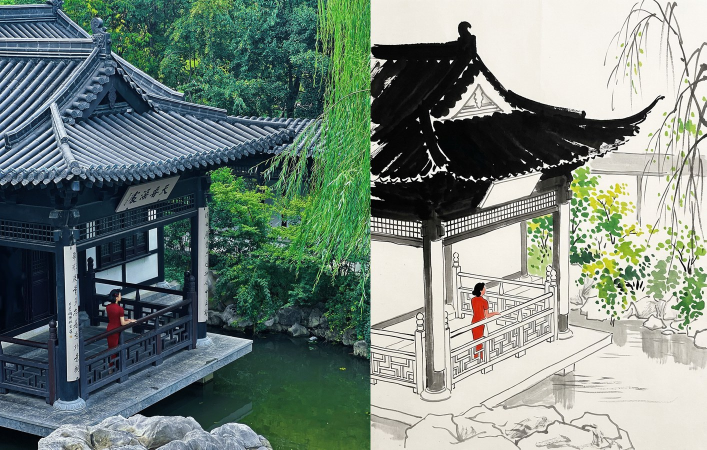
#> input picture skills/wgz-ink-painting/content/assets/examples/01-pavilion-compare.jpg, 1413 x 900 px (shown at 1/2 size)
$ python image_to_ascii.py ../../../wgz-ink-painting/content/assets/examples/01-pavilion-compare.jpg
#> lines starting #> are read from the running program, lines starting #| are printed output that depends on the picture
#!/usr/bin/env python3
"""
图片转ASCII艺术转换器
Image to ASCII Art Converter

使用方法：
python image_to_ascii.py <image_path> [--width 120] [--invert] [--output output.txt]
"""

import sys
from PIL import Image
import argparse


def load_image(image_path):
    """加载图片文件"""
    try:
        img = Image.open(image_path)
#> img is the input picture: PIL image 1413x900 RGB; mean R, G, B 118.7, 133.5, 125.3
        return img
    except Exception as e:
        print(f"错误：无法加载图片 {image_path}: {e}")
        sys.exit(1)


def resize_image(img, width=120):
    """调整图片大小以适应ASCII输出"""
#> called with width = 120
    # 字符的高宽比约为 2:1（字符高度约为宽度的2倍）
    aspect_ratio = 2.0
    new_height = int(width / aspect_ratio * (img.height / img.width))
#> new_height = 38
    resized = img.resize((width, new_height))
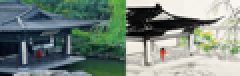
#> resized: PIL image 120x38 RGB (shown 2 times larger); mean R, G, B 118.7, 133.5, 125.3
    return resized


def grayscale(img):
    """将图片转换为灰度图"""
    return img.convert('L')
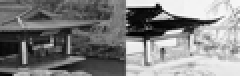
#> returned value: PIL image 120x38 L (shown 2 times larger); min 0, max 253, mean 128.1


def get_ascii_chars(invert=False):
    """获取ASCII字符序列"""
    # 从暗到亮的字符序列
    chars = '@%#*+=-:. '
    if invert:
        chars = chars[::-1]  # 反转
    return chars


def pixel_to_ascii(pixel_value, chars):
    """将像素灰度值转换为ASCII字符"""
    # 将0-255的灰度值映射到字符序列
    index = int(pixel_value / 256 * len(chars))
    # 确保索引在有效范围内
    index = max(0, min(index, len(chars) - 1))
    return chars[index]


def image_to_ascii(img, width=120, invert=False):
    """将图片转换为ASCII艺术"""
    # 调整大小
    img = resize_image(img, width)

    # 转换为灰度图
    img = grayscale(img)

    # 获取ASCII字符
    chars = get_ascii_chars(invert)

    # 转换为ASCII
    ascii_art = []
    pixels = img.getdata()

    for i, pixel in enumerate(pixels):
        char = pixel_to_ascii(pixel, chars)
        ascii_art.append(char)

        # 每行结束添加换行符
        if (i + 1) % width == 0:
            ascii_art.append('\n')
#> this loop made 4560 passes
#> (pixel, index in pixel_to_ascii, char) on passes 1 to 3: (126, 4, '+'), (120, 4, '+'), (117, 4, '+')
#> after the loop, ascii_art = 4598 items, first 6: '+', '+', '+', '+', '+', '+'

    return ''.join(ascii_art)


def save_to_file(ascii_art, output_path):
    """将ASCII艺术保存到文件"""
    with open(output_path, 'w', encoding='utf-8') as f:
        f.write(ascii_art)
    print(f"ASCII艺术已保存到: {output_path}")


def main():
    parser = argparse.ArgumentParser(description='将图片转换为ASCII艺术')
    parser.add_argument('image_path', help='输入图片路径')
    parser.add_argument('--width', type=int, default=120, help='ASCII输出的字符宽度（默认120）')
    parser.add_argument('--invert', action='store_true', help='反转字符映射')
    parser.add_argument('--output', '-o', help='输出文件路径（可选）')

    args = parser.parse_args()

    # 加载图片
    img = load_image(args.image_path)

    # 转换为ASCII艺术
    ascii_art = image_to_ascii(img, width=args.width, invert=args.invert)

    # 输出结果
    if args.output:
        save_to_file(ascii_art, args.output)
    else:
        print(ascii_art)


if __name__ == '__main__':
    main()

$ run again, on skills/wgz-ink-painting/content/assets/examples/01-pavilion-original.jpg
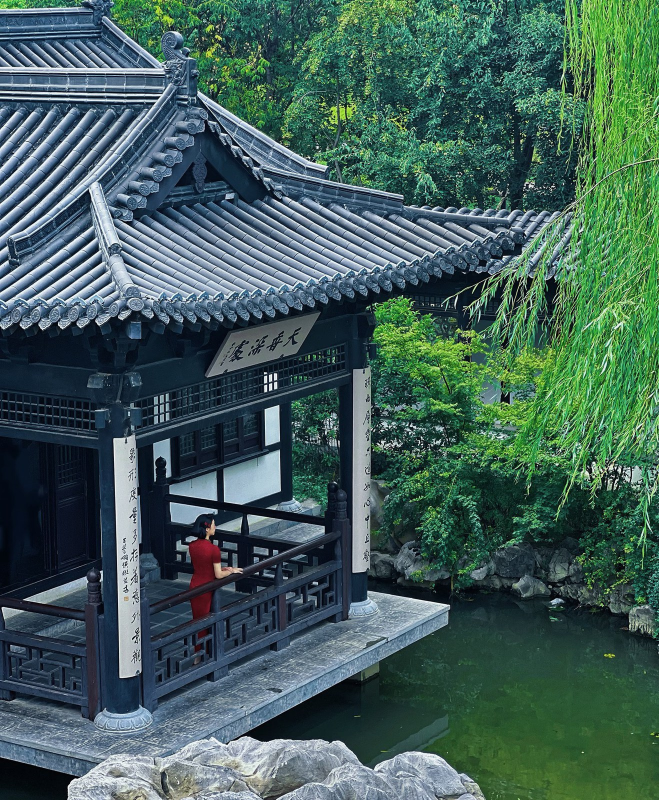
#> input picture skills/wgz-ink-painting/content/assets/examples/01-pavilion-original.jpg, 1318 x 1600 px (shown at 1/2 size)
#> in load_image, img is the input picture: PIL image 1318x1600 RGB; mean R, G, B 66.1, 95.2, 89.7
#> in resize_image, `resized = img.resize((width, new_height))`:
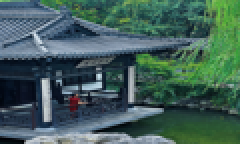
#> resized: PIL image 120x72 RGB (shown 2 times larger); mean R, G, B 66.1, 95.2, 89.7
#> in grayscale, `return img.convert('L')`:
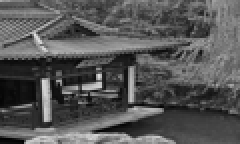
#> returned value: PIL image 120x72 L (shown 2 times larger); min 0, max 226, mean 85.9
#> the loop in image_to_ascii, `for i, pixel in enumerate(pixels):` made 8640 passes
#> (pixel, index in pixel_to_ascii, char) on passes 1 to 3: (167, 6, '-'), (149, 5, '='), (140, 5, '=')
#> after the loop in image_to_ascii, `for i, pixel in enumerate(pixels):`: ascii_art = 8712 items, first 6: '-', '=', '=', '=', '=', '='

$ run again, on skills/wgz-ink-painting/content/assets/examples/02-corridor-compare.jpg
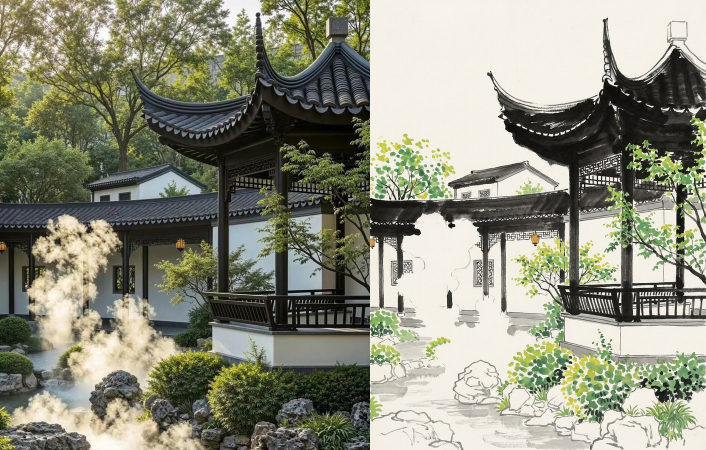
#> input picture skills/wgz-ink-painting/content/assets/examples/02-corridor-compare.jpg, 1412 x 900 px (shown at 1/2 size)
#> in load_image, img is the input picture: PIL image 1412x900 RGB; mean R, G, B 141.5, 142.5, 125.5
#> in resize_image, `resized = img.resize((width, new_height))`:
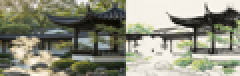
#> resized: PIL image 120x38 RGB (shown 2 times larger); mean R, G, B 141.5, 142.5, 125.5
#> in grayscale, `return img.convert('L')`:
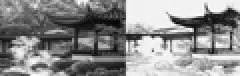
#> returned value: PIL image 120x38 L (shown 2 times larger); min 6, max 252, mean 140.2
#> the loop in image_to_ascii, `for i, pixel in enumerate(pixels):` made 4560 passes
#> (pixel, index in pixel_to_ascii, char) on passes 1 to 3: (160, 6, '-'), (164, 6, '-'), (139, 5, '=')
#> after the loop in image_to_ascii, `for i, pixel in enumerate(pixels):`: ascii_art = 4598 items, first 6: '-', '-', '=', '=', '=', '='

$ run again, on skills/wgz-ink-painting/content/assets/examples/02-corridor-ink.jpg
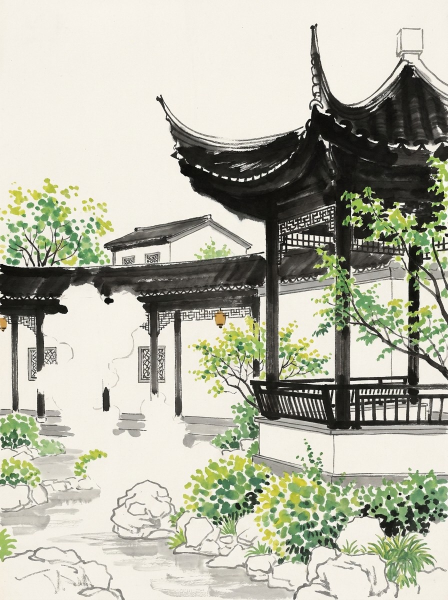
#> input picture skills/wgz-ink-painting/content/assets/examples/02-corridor-ink.jpg, 896 x 1200 px (shown at 1/2 size)
#> in load_image, img is the input picture: PIL image 896x1200 RGB; mean R, G, B 182.9, 183.4, 168.1
#> in resize_image, `resized = img.resize((width, new_height))`:
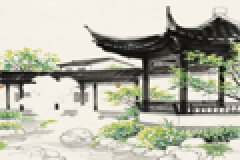
#> resized: PIL image 120x80 RGB (shown 2 times larger); mean R, G, B 182.9, 183.4, 168.1
#> in grayscale, `return img.convert('L')`:
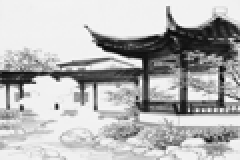
#> returned value: PIL image 120x80 L (shown 2 times larger); min 2, max 252, mean 181.4
#> the loop in image_to_ascii, `for i, pixel in enumerate(pixels):` made 9600 passes
#> pixel on passes 1 to 3: 239, 241, 241
#> after the loop in image_to_ascii, `for i, pixel in enumerate(pixels):`: ascii_art = 9680 items, first 6: ' ', ' ', ' ', ' ', ' ', ' '
